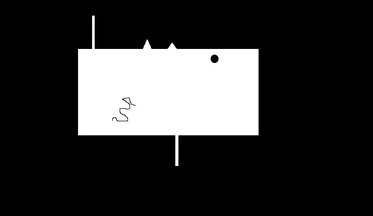
%> input picture Lab_5/image1.jpg, 373 x 216 px, shrunk from 717 x 415 before the run
$ octave Lab_5.m   (GNU Octave 9; MATLAB toolbox functions it lacks are replaced by stand-ins)
%> lines starting %> are read from the running program, lines starting %| are printed output that depends on the picture; in (x1, y1, x2, y2) boxes, pixels count from 0 and x2, y2 are one past the last pixel; in counts of white or black regions, pixels touching at a corner belong together; the program's own positions count from 1
clear;

% Шаг 1
I = imread('image1.jpg');
%> I is the input picture: size 216x373x3 uint8; min 0, max 255, mean 49.9
I1 = im2bw(I);
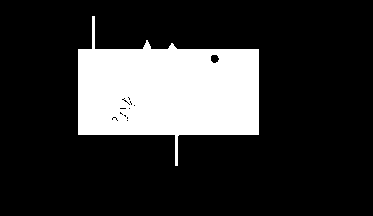
%> I1: size 216x373 logical; 19.5% white; 1 white region, box (x1, y1, x2, y2) and area: (78, 16, 259, 166) 15741
imshow(I1);
square = strel('square', 20);
I2 = imopen(I1, square);
%> I2: size 216x373 logical; 18.6% white; 1 white region, box (x1, y1, x2, y2) and area: (78, 49, 259, 135) 15011
I3 = imclose(I1, square);
%> I3: size 216x373 logical; 19.7% white; 1 white region, box (x1, y1, x2, y2) and area: (78, 16, 259, 166) 15888
I4 = imclose(I2, square);
%> I4: size 216x373 logical; 19.3% white; 1 white region, box (x1, y1, x2, y2) and area: (78, 49, 259, 135) 15566
subplot(2,2,1);
imshow(I1);
title('Изображение с дефектом');
subplot(2,2,2);
imshow(I2);
title('Открытие');
subplot(2,2,3);
imshow(I3);
title('Закрытие');
subplot(2,2,4);
imshow(I4);
title('Отрытие + закрытие');
pause;
saveas(gcf, 'defect.png')

% Шаг 2
I = imread('image2.jpg');
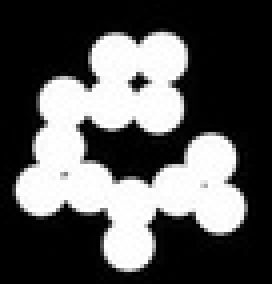
%> input picture Lab_5/image2.jpg, 68 x 71 px, shrunk from 131 x 137 before the run (shown 4 times larger)
%> I is the input picture: size 71x68x3 uint8; min 0, max 255, mean 87.1
I1 = im2bw(I);
%> I1: size 71x68 logical; 34.4% white; 1 white region, box (x1, y1, x2, y2) and area: (4, 8, 62, 68) 1659
I2 = ~I1;
%> I2: size 71x68 logical; 65.6% white; 1 black region, box (x1, y1, x2, y2) and area: (4, 8, 62, 68) 1659
subplot(2,2,1);
imshow(I2);
title('Original image');
BW2 = bwmorph(I1, 'erode', 7);
%> BW2: size 71x68 logical; every value is 0
subplot(2,2,2);
imshow(BW2);
title('Eroded image');
BW2 = bwmorph(BW2, 'thicken', Inf);
%> BW2: size 71x68 logical; 99.9% white; black in thin lines or dots, all inside (x1, y1, x2, y2) = (34, 34, 35, 38)
subplot(2,2,3);
imshow(BW2);
title('Thickened objects');
I3 = ~(I1&BW2);
subplot(2,2,4);
imshow(I3);
title('Result');
pause;
saveas(gcf, 'separation.png')
B = strel('disk', 1);
A = imdilate(I3, B);
%> A: size 71x68 logical; 71.6% white; 1 black region, box (x1, y1, x2, y2) and area: (5, 9, 61, 67) 1369
C = A & ~I3;
%> C: size 71x68 logical; 6% white in thin lines or dots, all inside (x1, y1, x2, y2) = (4, 8, 62, 68)
subplot(1,1,1);
imshow(C);
pause;
saveas(gcf, 'contour.png')

% Шаг 3
rgb = imread ('image3.jpg');
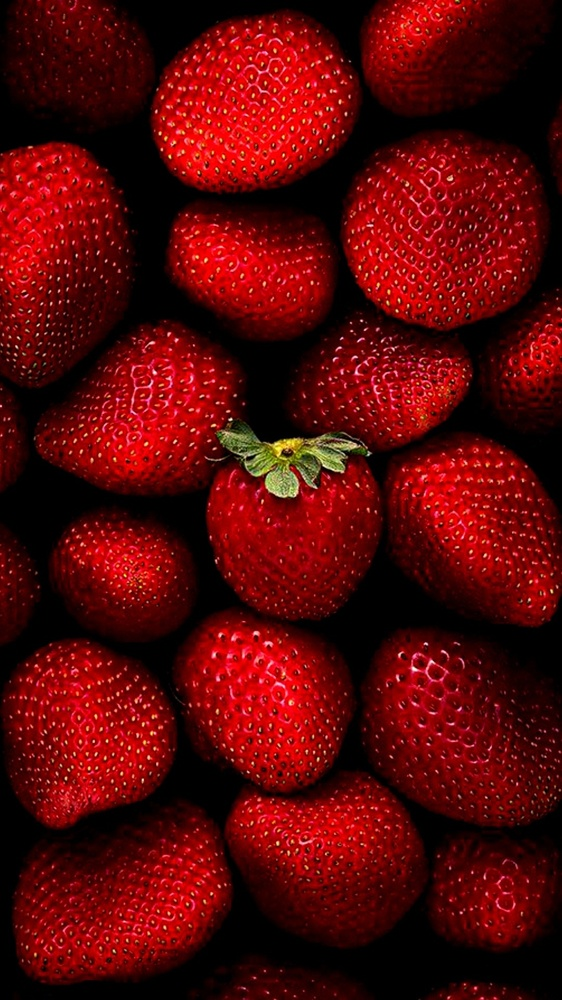
%> input picture Lab_5/image3.jpg, 562 x 1000 px, shrunk from 1080 x 1920 before the run
%> rgb is the input picture: size 1000x562x3 uint8; mean R, G, B 90.6, 7.2, 7.5
A = rgb2gray(rgb);
%> A: size 1000x562 uint8
B = strel ('disk', 50);
C = imerode(A, B);
%> C: size 1000x562 uint8
Cr = imreconstruct (C, A);
Crd = imdilate(Cr, B);
Crdr = imreconstruct (imcomplement (Crd) , imcomplement (Cr));
Crdr = imcomplement (Crdr);
imshow(Crdr);
title('Отфильтрованное изображение');
pause;
fgm = imregionalmax(Crdr);
%> fgm: size 1000x562 logical; 56.7% white; 1 black region, box (x1, y1, x2, y2) and area: (0, 0, 562, 1000) 243098
A2 = A;
A2(fgm) = 255;
subplot(1, 2, 1);
imshow(A2);
title('Маркеры переднего плана');
B2 = strel(ones(20, 20));
fgm = imclose(fgm, B2);
%> fgm: size 1000x562 logical; 60.5% white; 8 black regions, largest, box (x1, y1, x2, y2) and area: (0, 0, 562, 1000) 150925, (203, 0, 562, 292) 28990, (293, 519, 562, 751) 25012
fgm = imerode(fgm, B2);
%> fgm: size 1000x562 logical; 44.9% white; 6 white regions, box (x1, y1, x2, y2) and area: (24, 339, 562, 972) 135603, (17, 0, 524, 181) 41757, (178, 149, 562, 424) 40235, (23, 654, 160, 814) 15064, (0, 153, 101, 326) 10942, (63, 521, 181, 624) 8565
fgm = bwareaopen(fgm, 20);
A3 = A;
A3(fgm) = 255;
subplot(1, 2, 2);
imshow(A3);
title('Отфильтрованные маркеры');
pause;
saveas(gcf, 'fgm.png')
bw = imbinarize(Crdr);
%> bw: size 1000x562 logical; 55.6% white; 1 black region, box (x1, y1, x2, y2) and area: (0, 0, 562, 1000) 249784
D = bwdist(bw);
L = watershed(D);
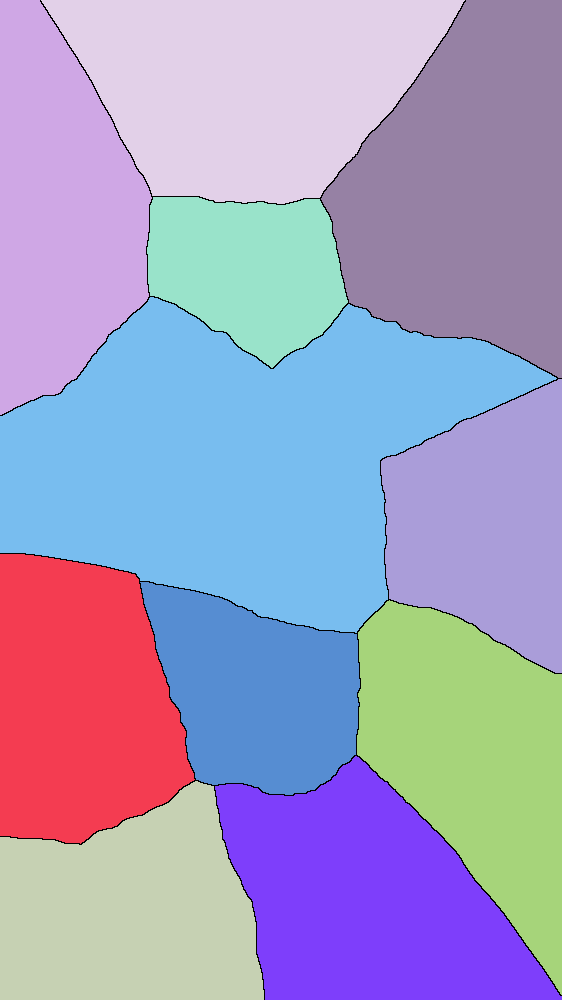
%> L: size 1000x562 uint8; 12 distinct labels, from 0 to 11; one colour per label, 0 black
bgm = L == 0;
%> bgm: size 1000x562 logical; 0.84% white in thin lines or dots
subplot(1, 1, 1);
imshow(bgm);
title('Маркеры фона');
pause;
saveas(gcf, 'bgm.png')
hy = fspecial('sobel');
hx = hy';
Ay = imfilter(im2double(A), hy, 'replicate');
Ax = imfilter(im2double(A), hx, 'replicate');
grad = sqrt(Ax.^2 + Ay.^2);
subplot(1, 2, 1);
imshow(grad);
title('Исходное');
grad = imimposemin(grad, bgm | fgm );
subplot(1, 2, 2);
imshow(grad);
title('Модифицированное');
pause;
saveas(gcf, 'grad.png')
L = watershed(grad);
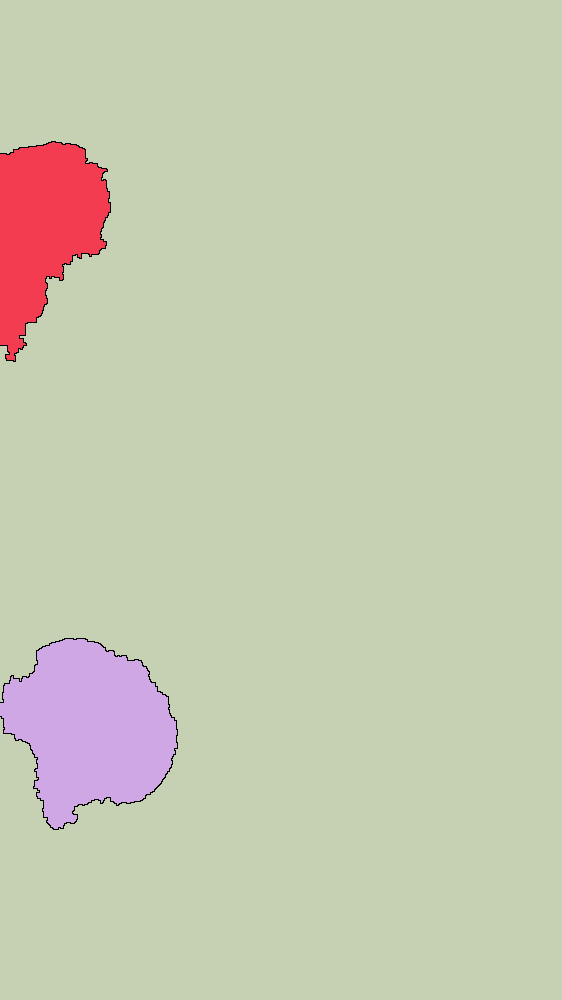
%> L: size 1000x562 uint8; 4 distinct labels, from 0 to 3; one colour per label, 0 black
A4 = A;
A4(imdilate (L == 0 , ...
    ones(3, 3)) | bgm | fgm ) = 255;
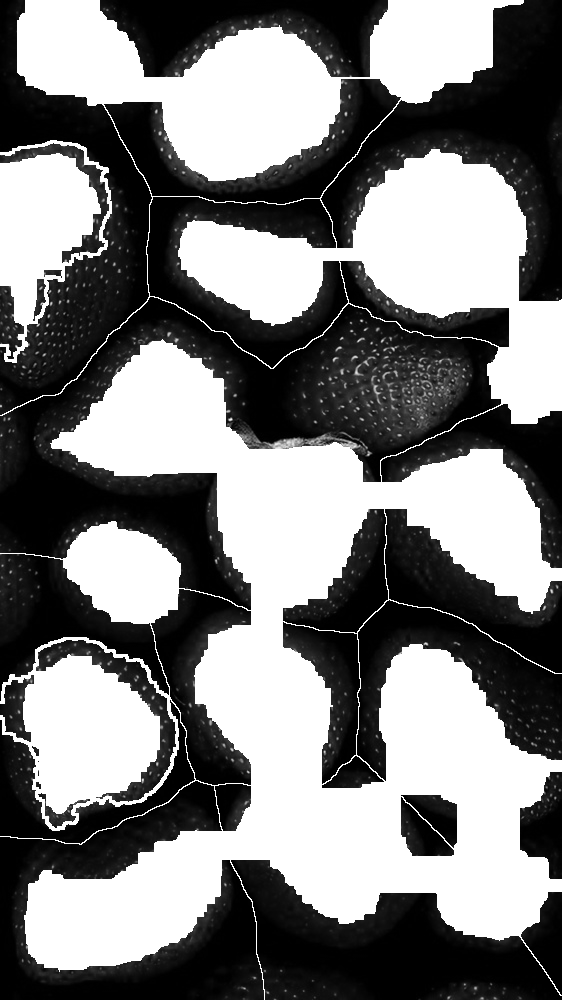
%> A4: size 1000x562 uint8; min 0, max 255, mean 126.3
subplot(1, 2, 1);
imshow(A4);
title(['Маркеры и границы, наложенные на исходное изображение']);
Lrgb = label2rgb(L , 'jet' , 'w' , 'shuffle');
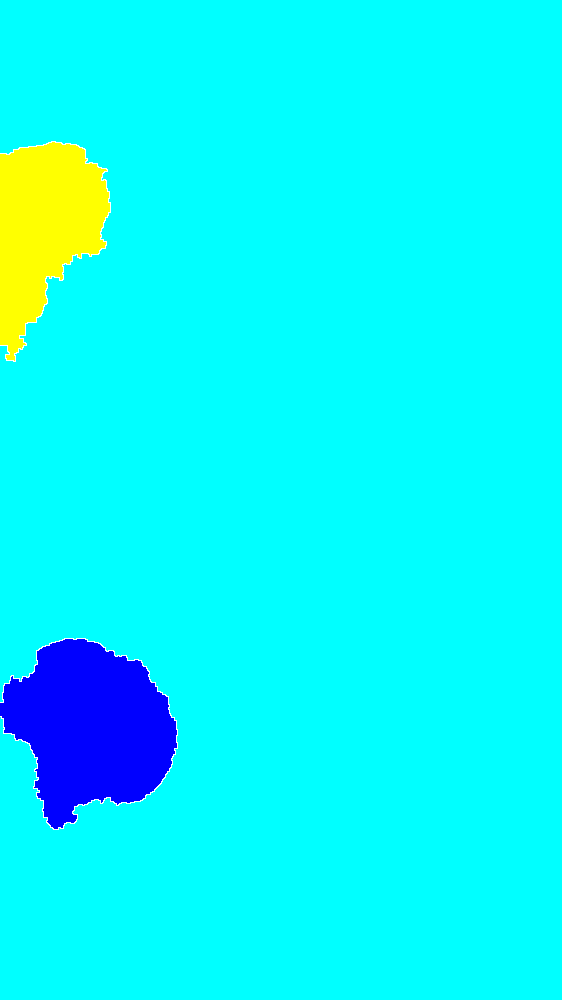
%> Lrgb: size 1000x562x3 uint8; mean R, G, B 7.4, 245, 248.2
subplot(1, 2, 2);
imshow(Lrgb);
title('Представленное в цветах rgb');
saveas(gcf, 'Lrgb.png')
